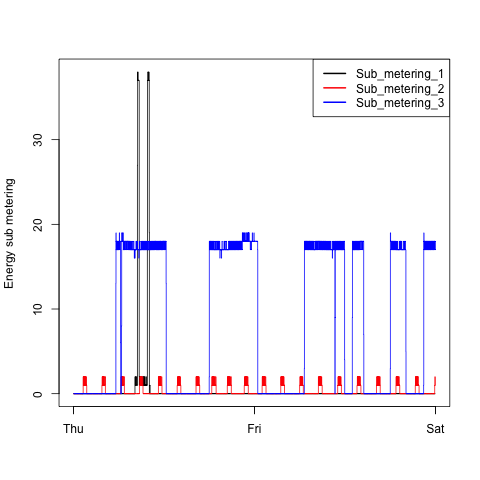

R code for this plot:
source("util.R")
housepower <- if(exists("housepower")) housepower else read_housepower()
png("plot3.png",width=480,height=480,units="px",bg="transparent")
gen_plot_3(housepower)
dev.off()